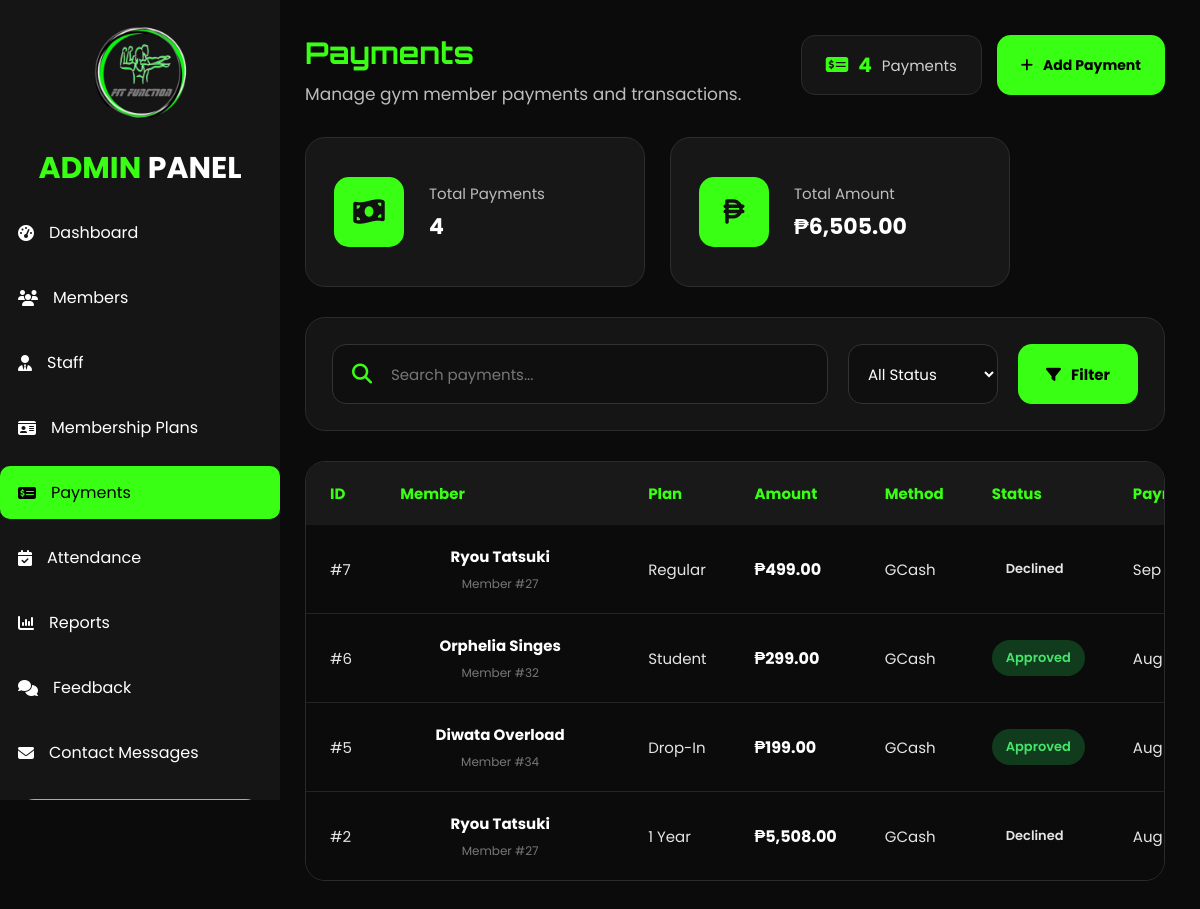
Screenshot of /payments_admin.php (signed in) with the database file from the repository.
### tables this page shows
CREATE TABLE `payments` (
  `payment_id` int(11) NOT NULL,
  `member_id` int(11) NOT NULL,
  `plan_id` int(11) NOT NULL,
  `amount` decimal(10,2) NOT NULL,
  `payment_method` enum('Credit/Debit Card','GCash','Pay at the Counter') NOT NULL,
  `payment_status` enum('Pending','Approved','Declined') DEFAULT 'Pending',
  `transaction_reference` varchar(100) DEFAULT NULL,
  `proof_of_payment` varchar(255) DEFAULT NULL,
  `payment_date` timestamp NOT NULL DEFAULT CURRENT_TIMESTAMP
);

CREATE TABLE `signup` (
  `id` int(100) NOT NULL,
  `first_name` varchar(100) NOT NULL,
  `middlename` varchar(100) DEFAULT NULL,
  `last_name` varchar(100) NOT NULL,
  `suffix` varchar(20) DEFAULT NULL,
  `email` varchar(150) NOT NULL,
  `contact_number` varchar(30) NOT NULL,
  `gender` enum('Male','Female','Rather not say') NOT NULL,
  `birthdate` date NOT NULL,
  `password` varchar(255) NOT NULL,
  `created_at` timestamp NOT NULL DEFAULT CURRENT_TIMESTAMP ON UPDATE CURRENT_TIMESTAMP,
  `verification_code` varchar(6) NOT NULL,
  `verification_expiry` datetime NOT NULL,
  `email_verified` tinyint(1) NOT NULL DEFAULT '0',
  `status` varchar(20) NOT NULL DEFAULT 'Pending',
  `address` varchar(255) DEFAULT NULL,
  `profile_picture` varchar(255) DEFAULT NULL
);

CREATE TABLE `membership_plans` (
  `plan_id` int(11) NOT NULL,
  `plan_name` varchar(50) NOT NULL,
  `duration_days` int(11) NOT NULL,
  `price` decimal(10,2) NOT NULL,
  `description` varchar(255) DEFAULT NULL,
  `status` enum('Active','Inactive') DEFAULT 'Active'
);

### payments_admin.php (the view, shortened to what this page needs)
<?php
require_once("includes/admin_auth.php");
$search = trim($_GET['search'] ?? '');
$status = trim($_GET['status'] ?? '');
$sql = "
    SELECT
        p.payment_id,
        p.member_id,
        p.plan_id,
        p.amount,
        p.payment_method,
        p.payment_status,
        p.transaction_reference,
        p.proof_of_payment,
        p.payment_date,
        s.first_name,
        s.middlename,
        s.last_name,
        mp.plan_name
    FROM payments p
    LEFT JOIN signup s
        ON p.member_id = s.id
    LEFT JOIN membership_plans mp
        ON p.plan_id = mp.plan_id
    WHERE 1=1
";
$sql .= " ORDER BY p.payment_id DESC";
$stmt = $con->prepare($sql);
$stmt->execute();
$result = $stmt->get_result();
$totalPayments = 0;
$totalAmount = 0;
$countResult = $con->query("
    SELECT
        COUNT(*) AS total_payments,
        COALESCE(SUM(amount), 0) AS total_amount
    FROM payments
");
if ($countResult) {
    $countData = $countResult->fetch_assoc();
    $totalPayments = $countData['total_payments'];
    $totalAmount = $countData['total_amount'];
}
?>
<!DOCTYPE html>
<html lang="en">
<head>
    <link
        rel="stylesheet"
        href="assets/css/admin.css"
    >
    <link
        rel="stylesheet"
        href="https://cdnjs.cloudflare.com/ajax/libs/font-awesome/6.5.2/css/all.min.css"
    >
</head>
<body>
<div class="wrapper">
    <?php include("includes/admin_sidebar.php"); ?>
    <div class="main">
    <div class="dashboard-content payments-content">
       <div class="page-header">
    <div>
        <h2>
            Payments
        </h2>
        <p>
            Manage gym member payments and transactions.
        </p>
    </div>
    <div class="page-header-actions">
        <div class="total-members-box">
            <i class="fa-solid fa-money-check-dollar"></i>
            <strong>
                <?= number_format($totalPayments) ?>
            </strong>
            Payments
        </div>
        <a
            href="payment_add_admin.php"
            class="btn-primary"
        >
            <i class="fa-solid fa-plus"></i>
            Add Payment
        </a>
    </div>
</div>
        <div class="stats-grid">
            <div class="stat-card">
                <div class="stat-icon">
                    <i class="fa-solid fa-money-bill-wave"></i>
                </div>
                <div>
                    <span>
                        Total Payments
                    </span>
                    <strong>
                        <?= number_format($totalPayments) ?>
                    </strong>
                </div>
            </div>
            <div class="stat-card">
                <div class="stat-icon">
                    <i class="fa-solid fa-peso-sign"></i>
                </div>
                <div>
                    <span>
                        Total Amount
                    </span>
                    <strong>
                        ₱<?= number_format($totalAmount, 2) ?>
                    </strong>
                </div>
            </div>
        </div>
        <form method="GET" class="member-filter-box">
    <div class="search-box">
        <input
    type="text"
    id="paymentSearch"
    name="search"
    placeholder="Search payments..."
    value="<?= htmlspecialchars($search) ?>"
>
    </div>
    <select name="status" id="statusFilter">
    <option value=""
        <?= $status === '' ? 'selected' : '' ?>>
        All Status
    </option>
</select>
    <button
        type="submit"
        class="filter-btn"
    >
        <i class="fa-solid fa-filter"></i>
        Filter
    </button>
</form>
        <div class="table-container">
            <table id="paymentsTable">
                <thead>
                    <tr>
                        <th>
                            ID
                        </th>
                        <th>
                            Member
                        </th>
                        <th>
                            Plan
                        </th>
                        <th>
                            Amount
                        </th>
                        <th>
                            Method
                        </th>
                        <th>
                            Status
                        </th>
                        <th>
                            Payment Date
                        </th>
                    </tr>
                </thead>
                <tbody>
                <?php if ($result->num_rows > 0): ?>
                    <?php while ($row = $result->fetch_assoc()): ?>
                        <?php
                        $fullName = trim(
                            $row['first_name'] . ' ' .
                            ($row['middle_name'] ?? '') . ' ' .
                            $row['last_name']
                        );
                        ?>
                        <tr>
                            <td>
                                #<?= (int)$row['payment_id'] ?>
                            </td>
                            <td>
                                <div class="member-name">
                                    <strong>
                                        <?= htmlspecialchars($fullName) ?>
                                    </strong>
                                    <small>
                                        Member #<?= (int)$row['member_id'] ?>
                                    </small>
                                </div>
                            </td>
                            <td>
                                <?= htmlspecialchars(
                                    $row['plan_name'] ?? 'No Plan'
                                ) ?>
                            </td>
                            <td>
                                <strong class="payment-amount">
                                    ₱<?= number_format(
                                        $row['amount'],
                                        2
                                    ) ?>
                                </strong>
                            </td>
                            <td>
                                <?= htmlspecialchars(
                                    $row['payment_method']
                                ) ?>
                            </td>
                            <td>
                               <?php if ($row['payment_status'] === 'Approved'): ?>
    <span class="status-badge active">
        Approved
    </span>
<?php elseif ($row['payment_status'] === 'Declined'): ?>
    <span class="status-badge declined">
        Declined
    </span>
<?php else: ?>
    <span class="status-badge pending">
        Pending
    </span>
<?php endif; ?>
                            </td>
                            <td>
                                <?= date(
                                    "M d, Y",
                                    strtotime($row['payment_date'])
                                ) ?>
                            </td>
                        </tr>
                    <?php endwhile; ?>
                <?php endif; ?>
                </tbody>
            </table>
        </div>
    </div>
 </div>
</div>
</body>
</html>

### rows the page displays
payments: payment_id "7", member.last_name "Ryou Tatsuki", member "27", plan.plan_name "Regular", amount "499.00", payment_method "GCash", payment_status "Declined", payment_date "Sep…"
payments: payment_id "6", member.last_name "Orphelia Singes", member "32", plan.plan_name "Student", amount "299.00", payment_method "GCash", payment_status "Approved", payment_date "Aug…"
payments: payment_id "5", member.last_name "Diwata Overload", member "34", plan.plan_name "Drop-In", amount "199.00", payment_method "GCash", payment_status "Approved", payment_date "Aug…"
payments: payment_id "2", member.last_name "Ryou Tatsuki", member "27", plan.plan_name "1 Year", amount "5,508.00", payment_method "GCash", payment_status "Declined", payment_date "Aug…"

### other values shown
$totalPayments "4"
$totalAmount "6,505.00"
